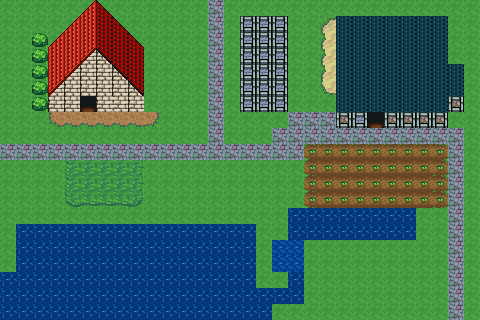

A level layout from a 2D game, rendered from its tile map. Below: a short description, then the map file with its tile-grid data intact:
An orthogonal 30x20 tile map with 16x16 px tiles, 2 tile layers (Ground, Tile Layer 2), 1 hidden layer not drawn, 4 tilesets.

<map version="1.10" tiledversion="1.12.1" orientation="orthogonal" renderorder="right-down" width="30" height="20" tilewidth="16" tileheight="16" infinite="0" nextlayerid="14" nextobjectid="30">
 <tileset firstgid="1" source="../Tiles/exterior.tsx" />
 <tileset firstgid="481" source="overworld.tsx" />
 <tileset firstgid="961" source="marker1.tsx" />
 <tileset firstgid="1441" source="marker2.tsx" />
 <layer id="1" name="Ground" width="30" height="20">
  <properties>
   <property name="blocked" type="bool" value="false" />
  </properties>
  <data encoding="csv">
271,271,271,271,271,271,271,271,271,271,271,271,271,130,271,271,271,271,271,271,271,271,271,271,271,271,271,271,271,271,
271,271,271,271,271,315,315,242,242,242,271,243,271,130,271,247,247,247,271,271,394,250,250,250,250,250,250,250,271,271,
271,271,271,242,315,315,315,315,242,242,271,271,271,130,271,247,247,247,271,271,424,250,172,172,172,172,172,250,271,271,
271,271,241,315,315,315,315,315,315,242,243,271,271,130,271,247,247,247,271,271,424,250,172,172,172,172,172,250,271,271,
271,271,241,315,315,315,315,315,315,242,271,271,271,130,271,247,247,247,271,271,424,250,172,172,172,172,172,250,250,271,
271,271,271,315,315,315,315,315,315,242,271,271,271,130,271,247,247,247,271,271,454,250,172,172,172,172,172,172,250,271,
271,271,271,315,315,360,315,316,315,242,271,271,271,130,271,247,247,247,271,271,271,250,172,172,172,172,172,250,250,271,
271,271,271,451,452,452,452,452,452,453,271,243,271,130,271,271,271,271,130,130,130,250,247,271,250,250,250,250,271,271,
271,271,271,271,271,271,271,271,271,271,271,271,271,130,271,243,271,130,130,130,130,130,130,130,130,130,130,130,130,271,
130,130,130,130,130,130,130,130,130,130,130,130,130,130,130,130,130,130,130,157,158,158,158,158,158,158,158,159,130,271,
271,271,271,271,304,305,305,305,306,271,271,271,271,271,271,271,271,271,271,217,188,188,188,188,188,188,188,219,130,271,
271,271,271,271,304,305,305,305,306,271,271,271,271,271,271,271,271,271,271,217,188,188,188,188,188,188,188,219,130,271,
271,271,271,271,334,335,335,335,336,271,271,271,271,271,271,271,271,271,271,217,188,188,188,188,188,188,188,219,130,271,
271,271,271,271,271,271,271,271,271,271,271,271,271,271,271,271,271,271,211,211,211,211,211,211,211,211,271,271,130,271,
271,211,211,211,211,211,211,211,211,211,211,211,211,211,211,211,271,271,211,211,211,211,211,211,211,211,271,271,130,271,
271,211,211,211,211,211,211,211,211,211,211,211,211,211,211,211,271,122,122,271,271,271,271,271,271,271,271,271,130,271,
271,211,211,211,211,211,211,211,211,211,211,211,211,211,211,211,271,122,122,271,271,271,271,271,271,271,271,271,130,271,
211,211,211,211,211,211,211,211,211,211,211,211,211,211,211,211,271,271,211,271,271,271,271,271,271,271,271,271,130,271,
211,211,211,211,211,211,211,211,211,211,211,211,211,211,211,211,211,211,211,271,271,271,271,271,271,271,271,271,130,271,
211,211,211,211,211,211,211,211,211,211,211,211,211,211,211,211,211,271,271,271,271,271,271,271,271,271,271,271,130,271
</data>
 </layer>
 <layer id="13" name="Transition" width="30" height="20" visible="0">
  <data encoding="csv">
0,0,0,0,0,0,0,0,0,0,0,0,0,0,0,0,0,0,0,0,0,0,0,0,0,0,0,0,0,0,
0,0,0,0,0,0,0,0,0,0,0,0,0,0,0,0,0,0,0,0,0,0,0,0,0,0,0,0,0,0,
0,0,0,0,0,0,0,0,0,0,0,0,0,0,0,0,0,0,0,0,0,0,0,0,0,0,0,0,0,0,
0,0,0,0,0,0,0,0,0,0,0,0,0,0,0,0,0,0,0,0,0,0,0,0,0,0,0,0,0,0,
0,0,0,0,0,0,0,0,0,0,0,0,0,0,0,0,0,0,0,0,0,0,0,0,0,0,0,0,0,0,
0,0,0,0,0,0,0,0,0,0,0,0,0,0,0,0,0,0,0,0,0,0,0,0,0,0,0,0,0,0,
0,0,0,0,0,1441,0,0,0,0,0,0,0,0,0,0,0,0,0,0,0,0,0,0,0,0,0,0,0,0,
0,0,0,0,0,0,0,0,0,0,0,0,0,0,0,0,0,0,0,0,0,0,0,1442,0,0,0,0,0,0,
0,0,0,0,0,0,0,0,0,0,0,0,0,0,0,0,0,0,0,0,0,0,0,0,0,0,0,0,0,0,
962,0,0,0,0,0,0,0,0,0,0,0,0,0,0,0,0,0,0,0,0,0,0,0,0,0,0,0,0,0,
0,0,0,0,0,0,0,0,0,0,0,0,0,0,0,0,0,0,0,0,0,0,0,0,0,0,0,0,0,0,
0,0,0,0,0,0,0,0,0,0,0,0,0,0,0,0,0,0,0,0,0,0,0,0,0,0,0,0,0,0,
0,0,0,0,0,0,0,0,0,0,0,0,0,0,0,0,0,0,0,0,0,0,0,0,0,0,0,0,0,0,
0,0,0,0,0,0,0,0,0,0,0,0,0,0,0,0,0,0,0,0,0,0,0,0,0,0,0,0,0,0,
0,0,0,0,0,0,0,0,0,0,0,0,0,0,0,0,0,0,0,0,0,0,0,0,0,0,0,0,0,0,
0,0,0,0,0,0,0,0,0,0,0,0,0,0,0,0,0,0,0,0,0,0,0,0,0,0,0,0,0,0,
0,0,0,0,0,0,0,0,0,0,0,0,0,0,0,0,0,0,0,0,0,0,0,0,0,0,0,0,0,0,
0,0,0,0,0,0,0,0,0,0,0,0,0,0,0,0,0,0,0,0,0,0,0,0,0,0,0,0,0,0,
0,0,0,0,0,0,0,0,0,0,0,0,0,0,0,0,0,0,0,0,0,0,0,0,0,0,0,0,0,0,
0,0,0,0,0,0,0,0,0,0,0,0,0,0,0,0,0,0,0,0,0,0,0,0,0,0,0,0,961,0
</data>
 </layer>
 <layer id="11" name="Tile Layer 2" width="30" height="20">
  <data encoding="csv">
0,0,0,0,0,355,356,0,0,0,0,0,0,0,0,0,0,0,0,0,0,0,0,0,0,0,0,0,0,0,
0,0,0,0,355,377,378,356,0,0,0,0,0,0,0,0,0,0,0,0,0,408,408,408,408,408,408,408,0,0,
0,0,290,355,377,377,378,378,356,0,0,0,0,0,0,0,0,0,0,0,0,408,408,408,408,408,408,408,0,0,
0,0,290,377,377,385,386,378,378,0,0,0,0,0,0,0,0,0,0,0,0,408,408,408,408,408,408,408,0,0,
0,0,290,377,385,0,0,386,378,0,0,0,0,0,0,0,0,0,0,0,0,408,408,408,408,408,408,408,408,0,
0,0,290,385,0,0,0,0,386,0,0,0,0,0,0,0,0,0,0,0,0,408,408,408,408,408,408,408,408,0,
0,0,290,0,0,0,0,0,0,0,0,0,0,0,0,0,0,0,0,0,0,408,408,408,408,408,408,408,0,0,
0,0,0,0,0,0,0,0,0,0,0,0,0,0,0,0,0,0,0,0,0,0,0,360,0,0,0,0,0,0,
0,0,0,0,0,0,0,0,0,0,0,0,0,0,0,0,0,0,0,0,0,0,0,0,0,0,0,0,0,0,
0,0,0,0,0,0,0,0,0,0,0,0,0,0,0,0,0,0,0,0,0,0,0,0,0,0,0,0,0,0,
0,0,0,0,0,0,0,0,0,0,0,0,0,0,0,0,0,0,0,0,0,0,0,0,0,0,0,0,0,0,
0,0,0,0,0,0,0,0,0,0,0,0,0,0,0,0,0,0,0,0,0,0,0,0,0,0,0,0,0,0,
0,0,0,0,0,0,0,0,0,0,0,0,0,0,0,0,0,0,0,0,0,0,0,0,0,0,0,0,0,0,
0,0,0,0,0,0,0,0,0,0,0,0,0,0,0,0,0,0,0,0,0,0,0,0,0,0,0,0,0,0,
0,0,0,0,0,0,0,0,0,0,0,0,0,0,0,0,0,0,0,0,0,0,0,0,0,0,0,0,0,0,
0,0,0,0,0,0,0,0,0,0,0,0,0,0,0,0,0,0,0,0,0,0,0,0,0,0,0,0,0,0,
0,0,0,0,0,0,0,0,0,0,0,0,0,0,0,0,0,0,0,0,0,0,0,0,0,0,0,0,0,0,
0,0,0,0,0,0,0,0,0,0,0,0,0,0,0,0,0,0,0,0,0,0,0,0,0,0,0,0,0,0,
0,0,0,0,0,0,0,0,0,0,0,0,0,0,0,0,0,0,0,0,0,0,0,0,0,0,0,0,0,0,
0,0,0,0,0,0,0,0,0,0,0,0,0,0,0,0,0,0,0,0,0,0,0,0,0,0,0,0,0,0
</data>
 </layer>
</map>
